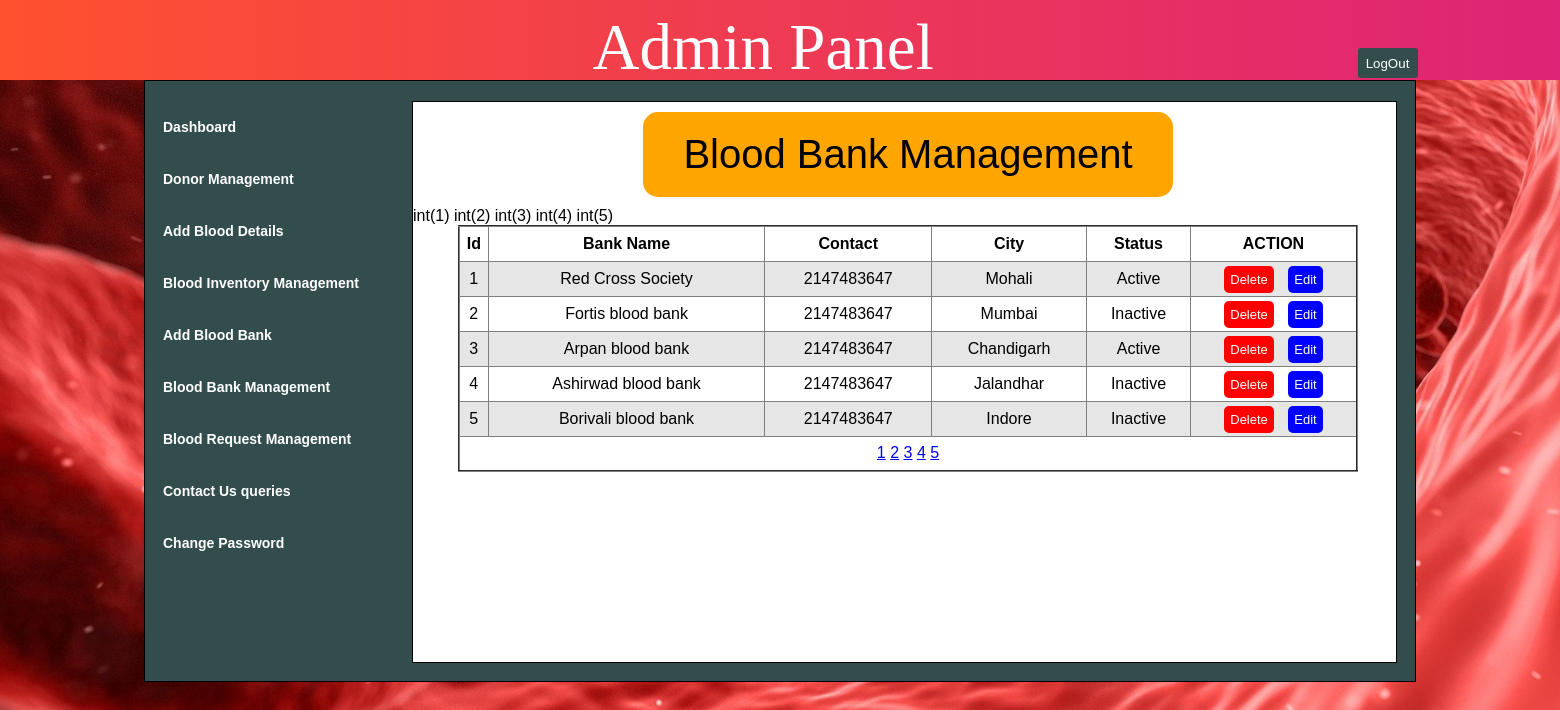
The app's page /bloodbm.php (signed in) with its own data.
### tables this page shows
CREATE TABLE `bankdetails` (
  `id` int(11) NOT NULL,
  `bankname` varchar(200) NOT NULL,
  `contact` int(11) NOT NULL,
  `city` varchar(200) NOT NULL,
  `status` varchar(20) NOT NULL
);

### bloodbm.php (the view, shortened to what this page needs)
<?php
	include("common/connection.php");
?>
<html>
	<head>
		<link rel="stylesheet" href="css/style.css"/>
	</head>
	<body>
				<?php include("common/header.php")?>
			<div class="content">
				<div class="innercontainer">
						<?php include("common/sidebar.php")?>
					<div class="middlecontainer">
						<div class="dwidth">Blood Bank Management</div>
						<table class="dtable" border="2" width="900">
							<tr>
								<th>Id</th>
								<th>Bank Name</th>
								<th>Contact</th>
								<th>City</th>
								<th>Status</th>
								<th>ACTION</th>
							</tr>
							<?php
							$limit=5;
								if(empty($_GET['p']))
								{
									$start=0;
								}
								else
								{
									$pi=$_GET['p'];
									$end=$pi*$limit;
									$start=$end-$limit;
								}
								$query="select * from bankdetails limit $start,$limit";
								$result=mysqli_query($connect,$query);
								while($row=mysqli_fetch_assoc($result))
							{
								?>
							 <tr>
								<td><?php echo $row['id']; ?></td>
								<td><?php echo $row['bankname'];?></td>
								<td><?php echo $row['contact'];?></td>
								<td><?php echo $row['city']; ?></td>
								<td><?php echo $row['status']; ?></td>
								<td>
									<a class="del" href="bloodbm.php?did=<?php echo $row['id'] ?>">Delete</a>
									<a class="ed" href="bankdetails.php?eid=<?php echo $row['id'] ?>">Edit</a>
								</td>
							</tr>
								<?php
								var_dump($_SESSION['bloodbank']);
							}
						?>
							<tr>
								<td colspan="7">
									<?php
										$query="select * from bankdetails";
										  $result=mysqli_query($connect,$query);
										  $count=mysqli_num_rows($result);
										  $pages=ceil($count/$limit);
										  for($i=1 ;$i<=$pages; $i++)
										  {
											?>
												<a href="bloodbm.php?p=<?php echo $i;?>"><?php echo $i;?></a>
											<?php
										  }
										?>
								</td>
							</tr>
						</table>
					</div>
				</div>
			</div>
	</body>
</html>

### css/style.css (style rules this page uses)
* { margin:0px; padding:0px; font-family:arial; }
body { background-image:url("background.jpg"); background-repeat:no-repeat; background-size:cover; overflow-x:hidden; }
.content { height:680px; width:100%; }
.innercontainer { position:relative; height:600px; width:1270px; background-color:#334d4d; border:1px solid black; margin:auto; }
.middlecontainer { height:560px; width:983px; background-color:white; border:1px solid black; float:left; margin:20px 0px 0px 17px; }
.dwidth { width:530px; font-size:40px; text-align:center; font-family:arial; padding-top:20px; padding-bottom:20px; background-color:orange; border-radius:15px; margin:10px 0px 10px 230px; }
.ed { text-decoration:none; position:relative; left:5; color:white; background-color:blue; padding:6px; font-size:13px; border-radius:5px; }
.del { text-decoration:none; position:relative; left:-5; color:white; background-color:red; padding:6px; font-size:13px; border-radius:5px; }
.dtable { position:relative; left:45; border-collapse:collapse; }
.dtable tr { height:35px; text-align:center; }
.dtable tr:nth-child(even) { background-color: #e6e6e6; }

### records on screen
bankdetails: id "1", bankname "Red Cross Society", contact "2147483647", city "Mohali", status "Active"
bankdetails: id "2", bankname "Fortis blood bank", contact "2147483647", city "Mumbai", status "Inactive"
bankdetails: id "3", bankname "Arpan blood bank", contact "2147483647", city "Chandigarh", status "Active"
bankdetails: id "4", bankname "Ashirwad blood bank", contact "2147483647", city "Jalandhar", status "Inactive"
bankdetails: id "5", bankname "Borivali blood bank", contact "2147483647", city "Indore", status "Inactive"
